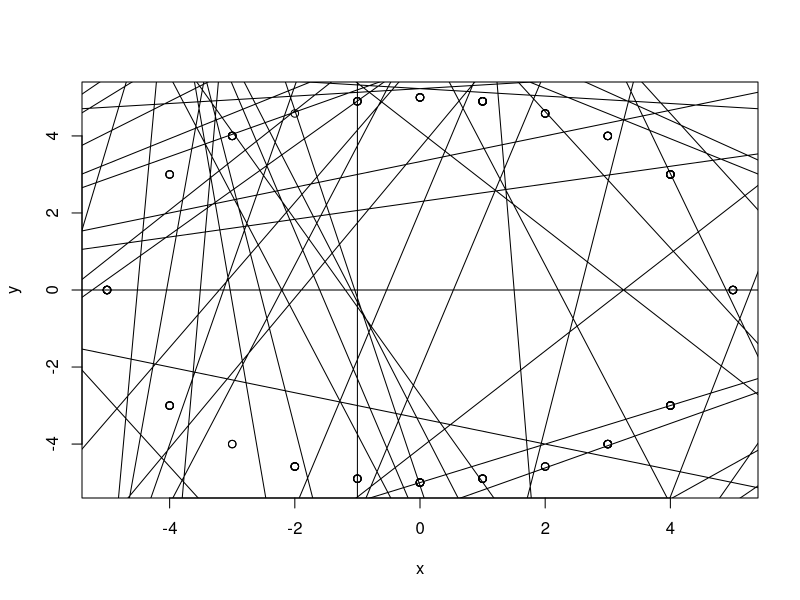
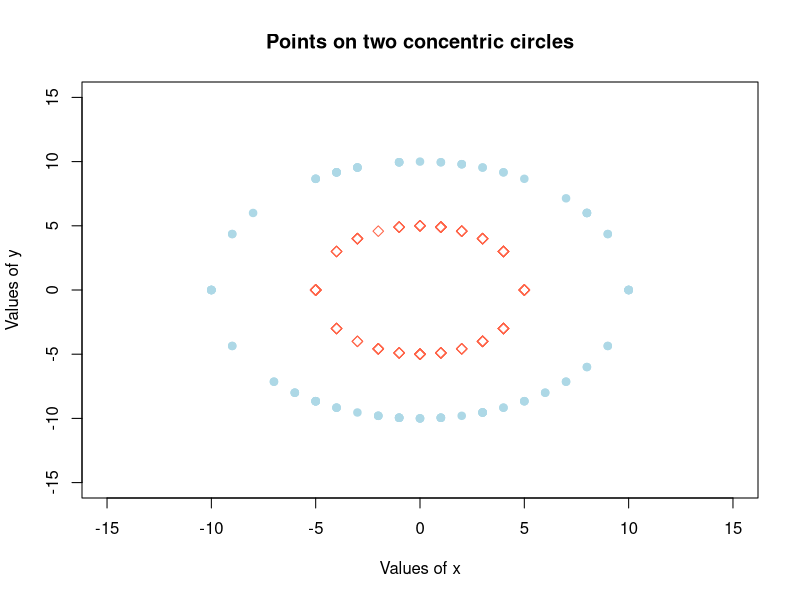

R code for these plots, in order:
# Circle equation: (x − xc)^2 + (y − yc)^2 = r^2
# (xc, yc) - center of the circle
# r - radius

# let the center be (0,0): x^2 + y^2 = r^2
# if we know x and r:   y = +/- sqrt(r^2 - x^2)
# =>
# generate x coords and then calculate y

r <- 5

set.seed(0)
x <- sample(-r:r, 100, replace=TRUE)
y <- sqrt(r^2 - x^2) * sample(c(-1,1), 100, replace=TRUE) # so we can have negative y's as well
plot(x, y)

r.second <- 10
set.seed(0)
x.second <- sample(-r.second:r.second, 100, replace=TRUE)
y.second <- sqrt(r.second^2 - x.second^2) * sample(c(-1,1), 100, replace=TRUE) # so we can have negative y's as well
lines(x.second, y.second)

# create a plot
plot(-15:15, -15:15, type = "n", 
     main = "Points on two concentric circles",
     xlab = "Values of x", ylab = "Values of y")
points(x,y, pch = 5, col = "tomato") # 5 for diamonds
points(x.second, y.second, pch = 19, col = "light blue")  # 19 for solid circles

